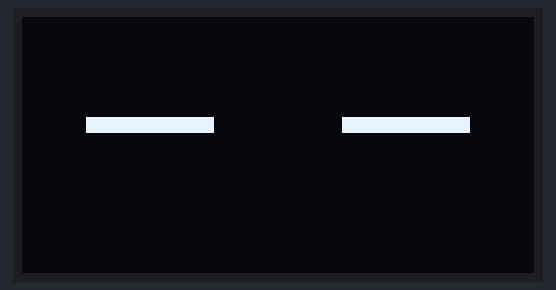
Bench run of a sketch on a simulated Arduino Uno, built with avr-gcc and run on an emulated ATmega328P. Shown: 128×64 one-colour display. The display library's start-up logo is not drawn; what the sketch prints to the serial monitor is not drawn.

Above: at 0.1 s.

The sketch:

OLED_test.ino
```cpp
#include <Wire.h>
#include <Adafruit_GFX.h>
#include <Adafruit_SSD1306.h>

#define SCREEN_WIDTH 128 // OLED顯示寬度，以像素為單位
#define SCREEN_HEIGHT 64 // OLED顯示高度，以像素為單位
#define OLED_RESET -1 // Reset pin # (or -1 if sharing Arduino reset pin)
Adafruit_SSD1306 display(SCREEN_WIDTH, SCREEN_HEIGHT, &Wire, OLED_RESET);

#include "eyes.h" // 確保你的eye0圖案在這個檔案中

void setup() {
  Serial.begin(115200);
  Serial.println("Booting");

  if (!display.begin(SSD1306_SWITCHCAPVCC, 0x3c)) { // 地址0x3D用於128x64
    Serial.println(F("SSD1306 allocation failed"));
    for (;;); // 初始化失敗時不繼續執行
  }

  display.display(); // 顯示初始內容
  display.clearDisplay(); // 清除顯示
}

void loop() {
  display.clearDisplay(); // 清除顯示緩衝區
  display.drawBitmap(16, 8, eye0, 32, 32, WHITE); // 在指定位置顯示eye0圖案
  display.drawBitmap(80, 8, eye0, 32, 32, WHITE); // 在另一側顯示eye0圖案
  display.display(); // 更新OLED顯示
  delay(1000); // 等待一秒
}
```

Source omitted: eyes.h (31934 bytes)
